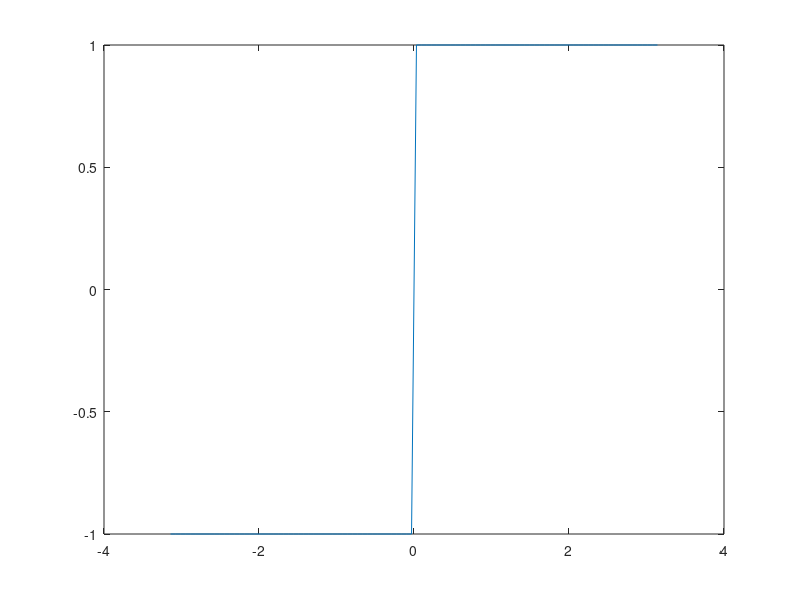
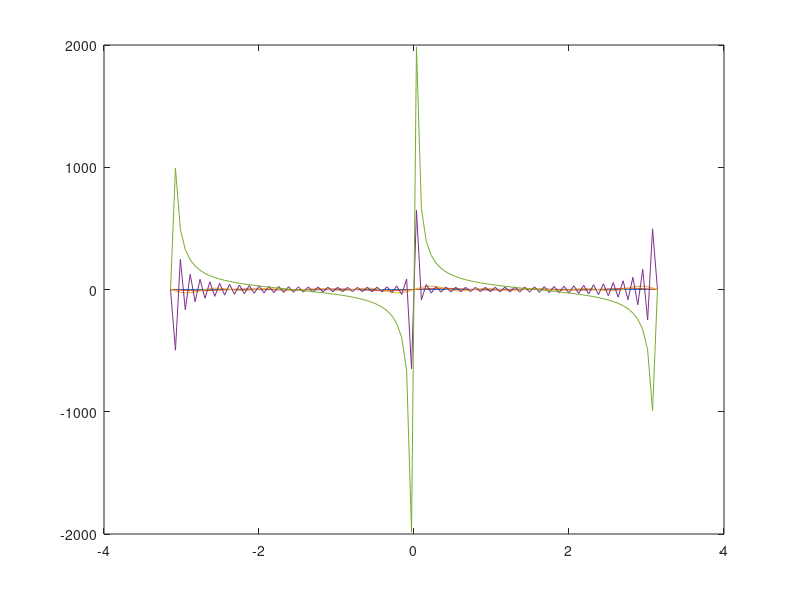

Here is the MATLAB script that generated these plots, in order:
clc; clear all
f = @(t) (t<=pi).*(t>0) -(t>=-pi).*(t<=0);
t = linspace(-pi,pi,100);
plot(t,f(t));
fchap =@(k) (1i/pi*k)*(((-1)^k)-1);
Sn = [];
n = [1 5 10 50 100];
figure()
for i=1:length(n) % grand N 
    S = 0;
    for k=(-n(i)):n(i)
        if k~=0
         S = S + real(fchap(k).*exp(1i.*k.*t));
        end
    end
    Sn(i,:)=S;
    plot(t,S)
    hold on
end